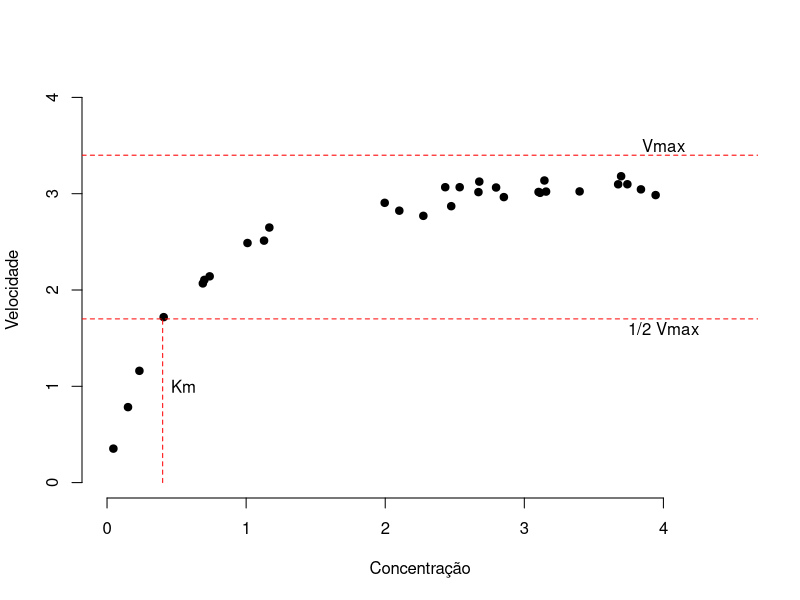
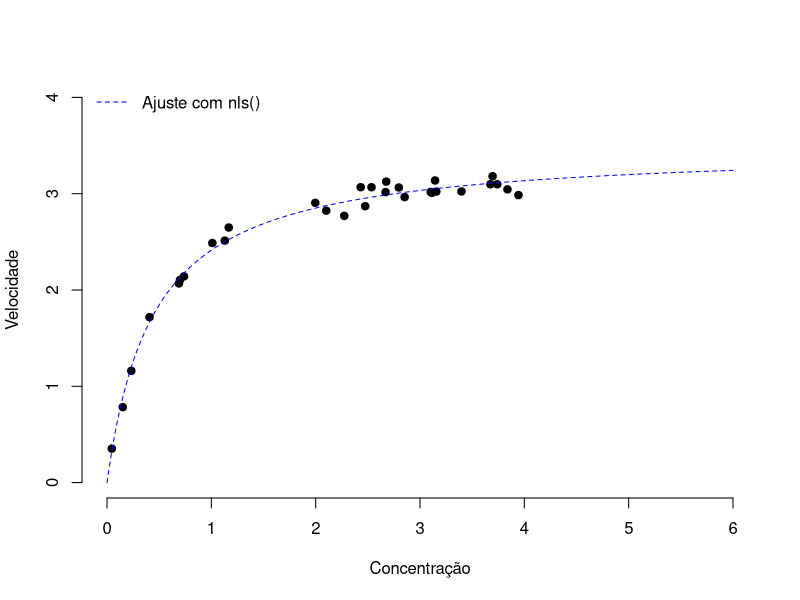
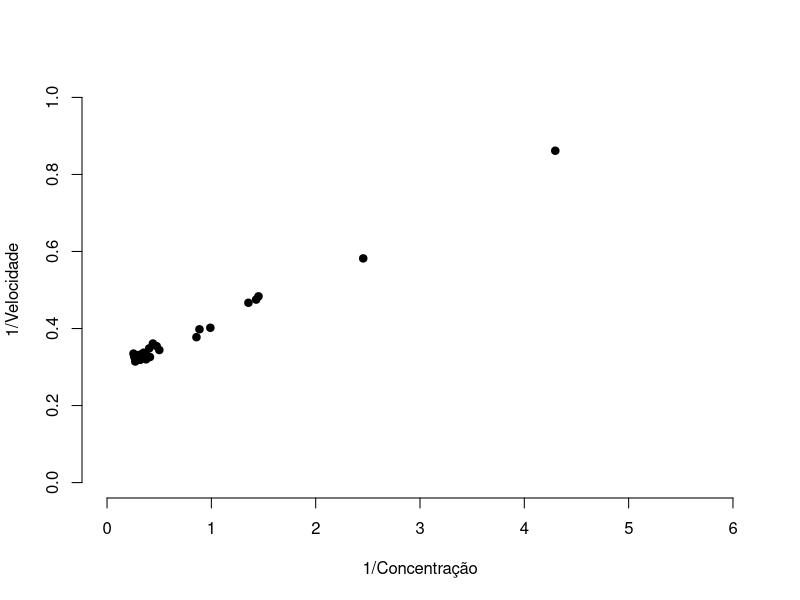
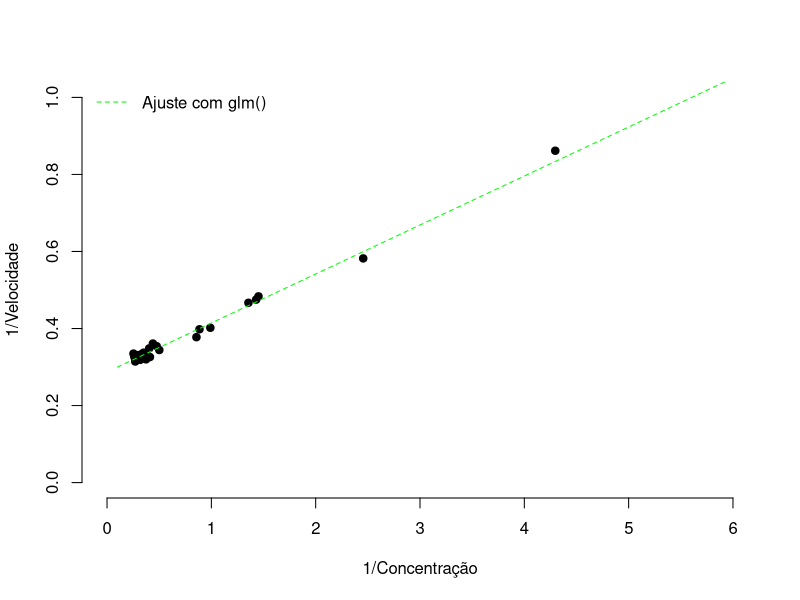
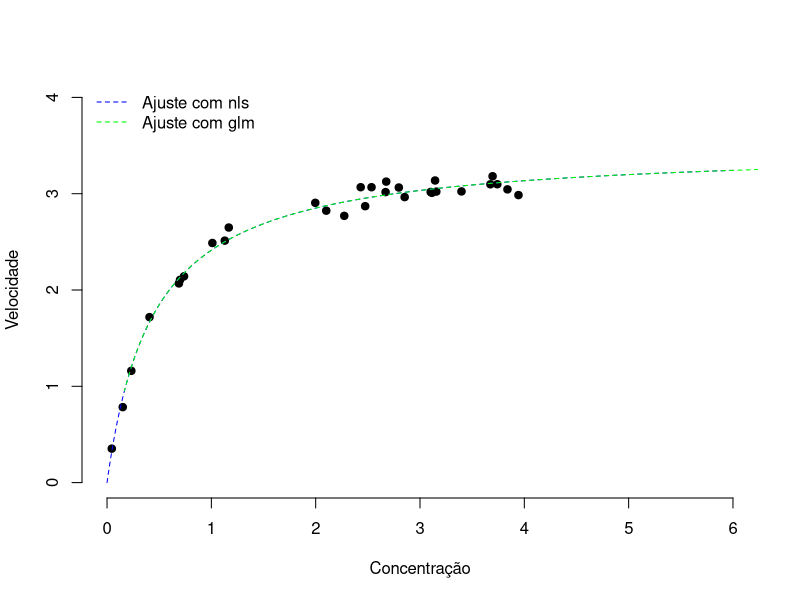

The R script that drew these images, in order:
#Gerando dados
set.seed(21)
m_menten <- function(C,Vmax,Km) { return( (Vmax * C)/( Km + C) ) }
con<-runif(30,0,4)
v<-m_menten(con,Vmax=3.4,Km=0.4)
v<-v+rnorm(30,0,0.08)
dados<-data.frame(Con=con,Vel=v)

#Figura 1, Caracteristicas do modelo
plot(Vel~Con,frame=F,ylim=c(0,4),xlim=c(0,4.5),ylab="Velocidade",xlab="Concentração",pch=19,data=dados)
abline(h=3.4,lty=2,col="red")
text(4,3.5,"Vmax")
abline(h=0.5*(3.4),lty=2,col="red")
text(4,(0.5*(3.4))-0.1,expression("1/2 Vmax"))
lines(x=c(0.4,0.4),y=c(0,0.5*(3.4)),lty=2,col="red")
text(0.55,1,"Km")

#Ajustando um modelo não linear para os dados
nls.menten<-nls(Vel~(Vmax * Con)/(Km + Con),data=dados,start=list(Vmax=1,Km=1),algorithm="default")
summary(nls.menten)

#Figura 2 - ajuste modelo não linear
plot(Vel~Con,frame=F,ylim=c(0,4),xlim=c(0,6),ylab="Velocidade",xlab="Concentração",pch=19,data=dados)
points(seq(0,6,0.01),predict(nls.menten,newdata=data.frame(Con=seq(0,6,0.01))),type="l",lty=2,col="blue")
legend("topleft",lty=2,col="blue",legend="Ajuste com nls()",bty="n")

#Figura 3.
plot(c(1/Vel)~c(1/Con),frame=F,ylim=c(0,1),xlim=c(0,6),ylab="1/Velocidade",xlab="1/Concentração",pch=19,data=dados)

#Ajustando um modelo Geral Linear
glm.menten<-glm(Vel ~c(Con^-1), data = dados,family = gaussian(link = "inverse"))
summary(glm.menten)

#Retornando os valores de Vmax e Km
coef(glm.menten)[1]^-1
coef(glm.menten)[2]*(coef(glm.menten)[1]^-1)

#Figura 4 - Ajuste com modelo linear
plot(c(1/Vel)~c(1/Con),frame=F,ylim=c(0,1),xlim=c(0,6),ylab="1/Velocidade",xlab="1/Concentração",pch=19,data=dados)
points(c(seq(0.1,6,0.01)),predict(glm.menten,newdata=data.frame(Con=c(1/seq(0.1,6,0.01)))),type="l",lty=2,col="green")
legend("topleft",lty=2,col="green",legend="Ajuste com glm()",bty="n")


#Figura 5 - Comparando os dois ajustes
plot(Vel~Con,frame=F,ylim=c(0,4),xlim=c(0,6),ylab="Velocidade",xlab="Concentração",pch=19,data=dados)
points(seq(0,6,0.01),predict(nls.menten,newdata=data.frame(Con=seq(0,6,0.01))),type="l",lty=2,col="blue")
points(c(seq(0.1,6,0.01))^-1,predict(glm.menten,newdata=data.frame(Con=c(1/seq(0.1,6,0.01))))^-1,type="l",lty=2,col="green")
legend("topleft",lty=2,col=c("blue","green"),legend=c("Ajuste com nls","Ajuste com glm"),bty="n")
